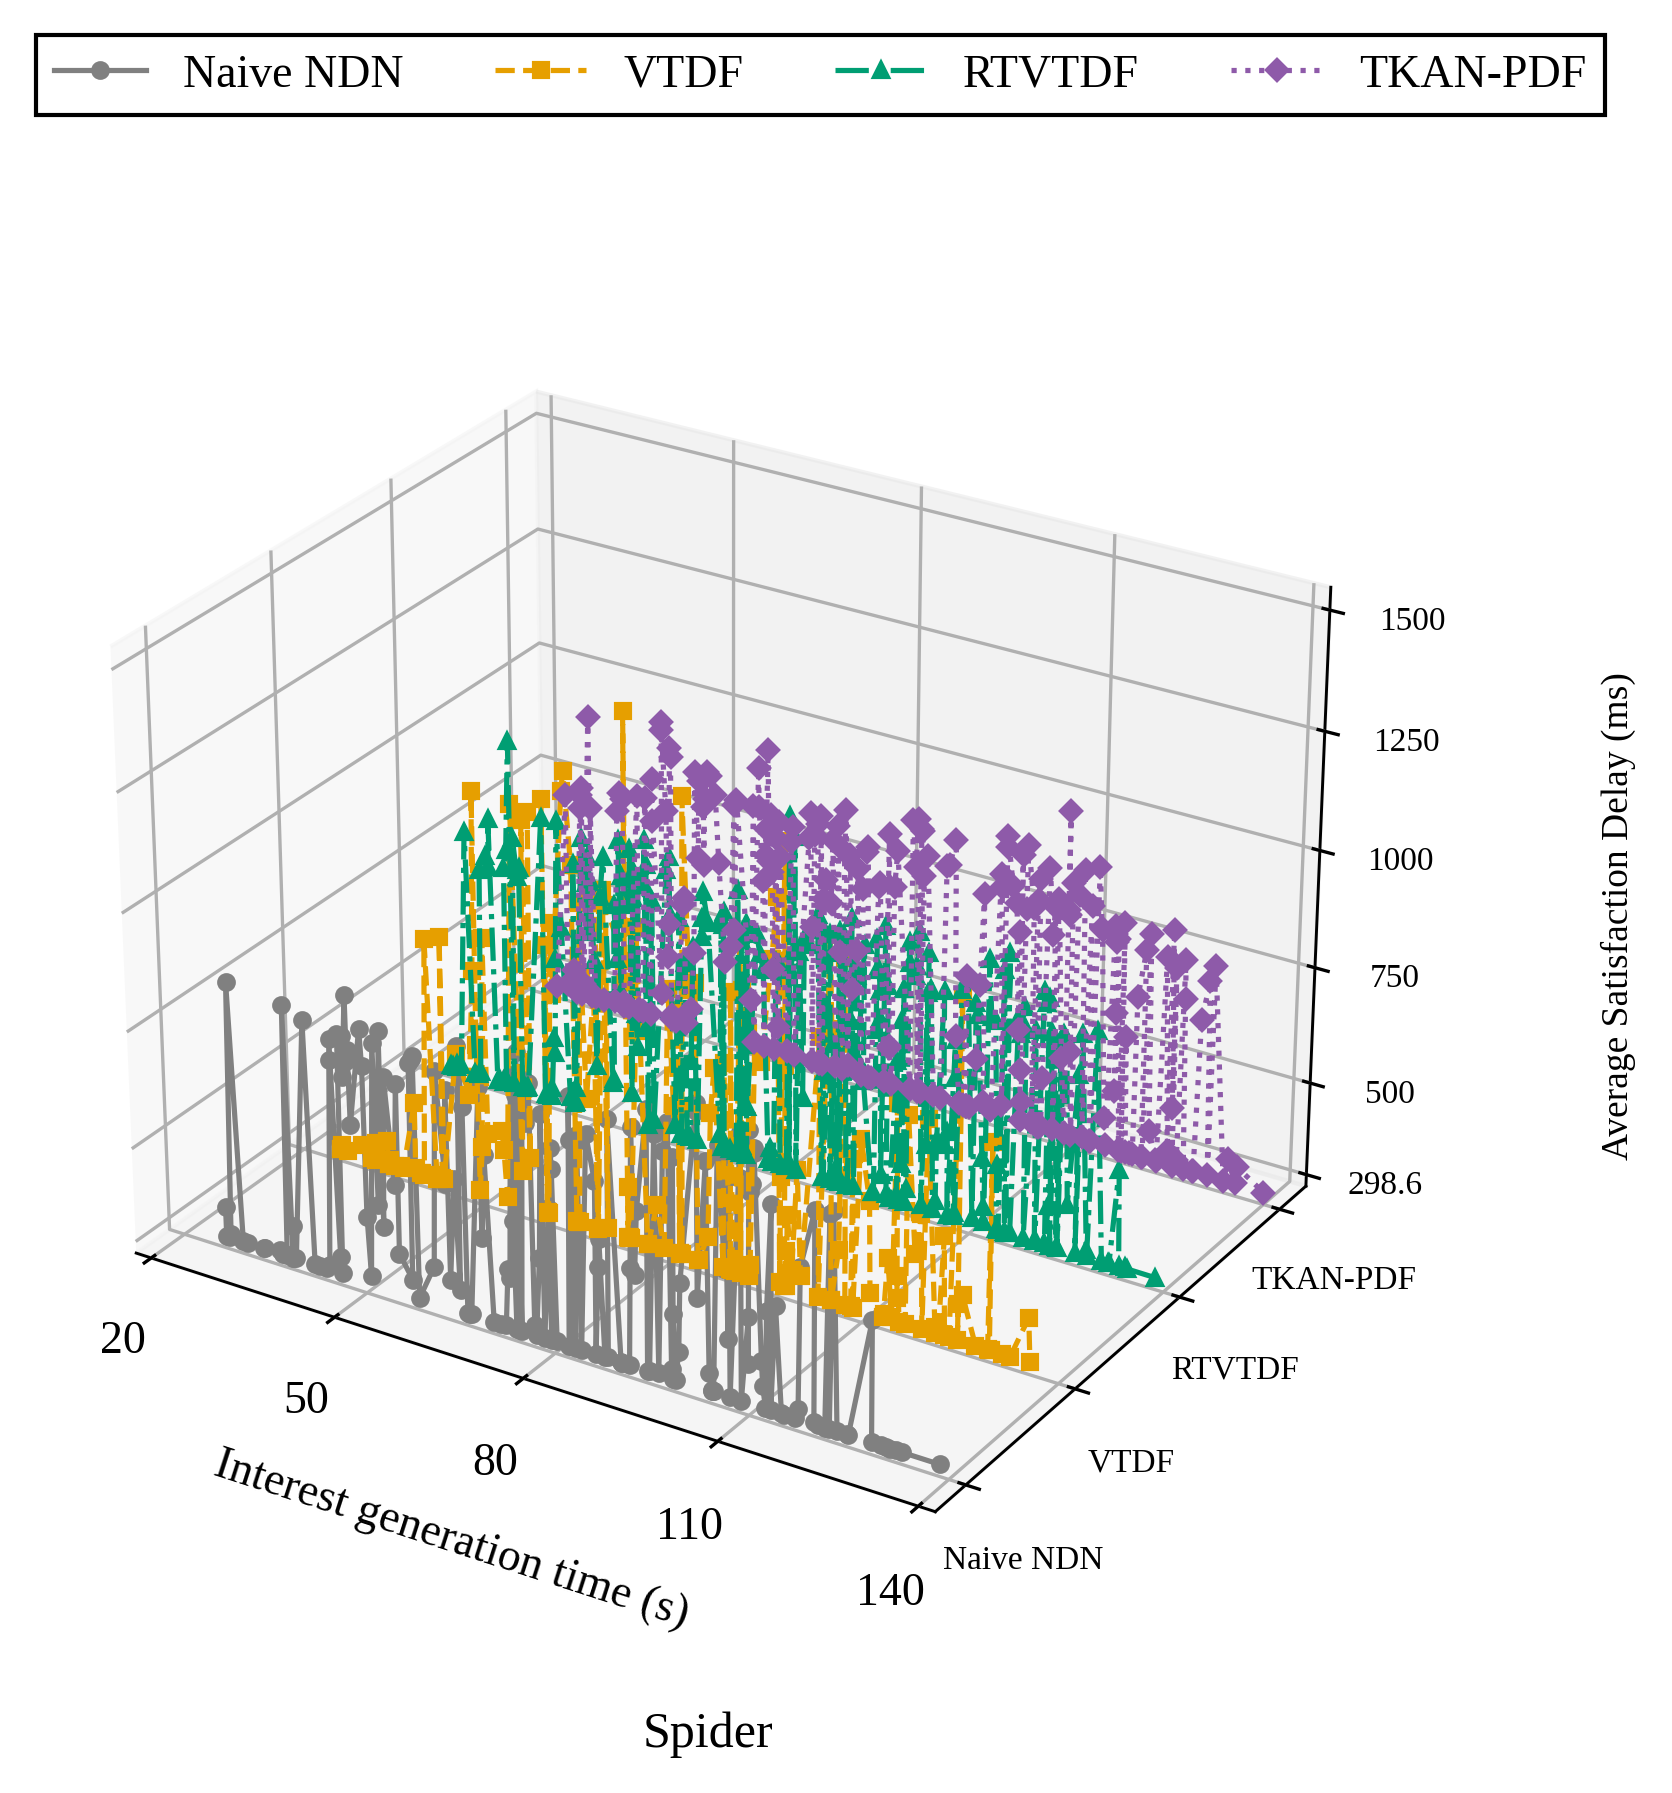

Write the Python code that produced this figure.
#!/usr/bin/env python3
# -*- coding: utf-8 -*-
"""逐请求记录按旧脚本固定条数聚合后的RTT图，沿用当前图集样式。
完整数据内嵌；直接运行，仅导出同名PNG/SVG/PDF，不访问实验记录。
重新从原始记录计算的方法与来源见PROVENANCE和聚合说明文档。
"""
from pathlib import Path
import matplotlib
matplotlib.use('Agg')
import matplotlib.pyplot as plt
from matplotlib.lines import Line2D
from matplotlib.ticker import MaxNLocator, FuncFormatter
import numpy as np

FIGURE_ID = '07_成功RTT_蜘蛛网_旧论文画法'
RTT_LABEL = 'Average Satisfaction Delay (ms)'
SCENE_LABEL = 'Spider'
FIGSIZE = (7.5, 6.2)
DPI = 300
FONT_FAMILY = 'Liberation Serif'
FONT_SIZE = 11
ALGORITHMS = ('Naive NDN', 'VTDF', 'RTVTDF', 'TKAN-PDF')
COLORS = ('#808080', '#E69F00', '#009E73', '#8E5AA9')
LINES = ('-', '--', '-.', ':')
MARKERS = ('o', 's', '^', 'D')
LINE_WIDTH = 1.25
MARKER_SIZE = 3.5
PROVENANCE = {'circle_post_filter': None,
 'counts': [{'excluded_groups': 0, 'plotted_groups': 189, 'selected_requests': 7534, 'strategy': 0},
            {'excluded_groups': 0, 'plotted_groups': 177, 'selected_requests': 7080, 'strategy': 1},
            {'excluded_groups': 0, 'plotted_groups': 255, 'selected_requests': 10173, 'strategy': 2},
            {'excluded_groups': 0, 'plotted_groups': 247, 'selected_requests': 9841, 'strategy': 3}],
 'group_size': 40,
 'measurement_window_s': [20, 140],
 'method': 'consecutive request records: arithmetic mean of send_ns and terminal_ns-send_ns; keep last '
           'partial group',
 'metric': '成功RTT',
 'ordering': 'source seed order, within seed node_id then send_ns; sort averaged groups by send time',
 'scene': 'spidermap',
 'source_metric_definition': 'DATA only',
 'sources': [{'manifest': 'data/experiments/spider-power-20261103/runs/confirmation-p16p5-s93001-a0/attempt-001/20261103T135049.277655Z-695c99a3/manifest.json',
              'manifest_sha256': '807cf9ad75f944562ba6cc863fe0449c8497a463e1037dcc46300feab700faf7',
              'path': 'data/experiments/spider-power-20261103/runs/confirmation-p16p5-s93001-a0/attempt-001/20261103T135049.277655Z-695c99a3/raw/request-events.csv',
              'radio_config': 'data/experiments/spider-power-20261103/runs/confirmation-p16p5-s93001-a0/attempt-001/20261103T135049.277655Z-695c99a3/raw/radio-config.json',
              'radio_sha256': 'fc0d73615515ee04ad905d193095517521295ccba31afac7805bd9dd76f1bf30',
              'scene': 'spidermap',
              'seed': 93001,
              'sha256': '678d591ecb1bc2be357885ced6304746b71ad8a835024fefcca637084aa04607',
              'strategy': 0,
              'wifi_tx_power_dbm': 16.5},
             {'manifest': 'data/experiments/spider-power-20261103/runs/confirmation-p16p5-s93002-a0/attempt-001/20261103T135823.935432Z-639cd0cd/manifest.json',
              'manifest_sha256': '3b2085899844eec602fe1581b7b4bd309d8d9f9c24620d700c3859ea986fa3df',
              'path': 'data/experiments/spider-power-20261103/runs/confirmation-p16p5-s93002-a0/attempt-001/20261103T135823.935432Z-639cd0cd/raw/request-events.csv',
              'radio_config': 'data/experiments/spider-power-20261103/runs/confirmation-p16p5-s93002-a0/attempt-001/20261103T135823.935432Z-639cd0cd/raw/radio-config.json',
              'radio_sha256': 'fc0d73615515ee04ad905d193095517521295ccba31afac7805bd9dd76f1bf30',
              'scene': 'spidermap',
              'seed': 93002,
              'sha256': 'ec7f8071662ddcf8b31d4fcc254a708ebd2a3f978e4380d8245cf88454aeab3b',
              'strategy': 0,
              'wifi_tx_power_dbm': 16.5},
             {'manifest': 'data/experiments/spider-power-20261103/runs/confirmation-p16p5-s93003-a0/attempt-001/20261103T140554.624359Z-6d5267e8/manifest.json',
              'manifest_sha256': '33c97efdc1764cd70db2ab8965d1d9874955aa97408cc7ce0957949bd44c3a3d',
              'path': 'data/experiments/spider-power-20261103/runs/confirmation-p16p5-s93003-a0/attempt-001/20261103T140554.624359Z-6d5267e8/raw/request-events.csv',
              'radio_config': 'data/experiments/spider-power-20261103/runs/confirmation-p16p5-s93003-a0/attempt-001/20261103T140554.624359Z-6d5267e8/raw/radio-config.json',
              'radio_sha256': 'fc0d73615515ee04ad905d193095517521295ccba31afac7805bd9dd76f1bf30',
              'scene': 'spidermap',
              'seed': 93003,
              'sha256': '94d7c392e1670e385d1e9577059c421079481d528cd6ec53dd32c193b2dca279',
              'strategy': 0,
              'wifi_tx_power_dbm': 16.5},
             {'manifest': 'data/experiments/spider-power-20261103/runs/confirmation-p16p5-s93004-a0/attempt-001/20261103T141337.166385Z-6f4ce15f/manifest.json',
              'manifest_sha256': '4a20f7aa877f1d687077141bf511e0a9b84b70ee770b2105b300becf3473998b',
              'path': 'data/experiments/spider-power-20261103/runs/confirmation-p16p5-s93004-a0/attempt-001/20261103T141337.166385Z-6f4ce15f/raw/request-events.csv',
              'radio_config': 'data/experiments/spider-power-20261103/runs/confirmation-p16p5-s93004-a0/attempt-001/20261103T141337.166385Z-6f4ce15f/raw/radio-config.json',
              'radio_sha256': 'fc0d73615515ee04ad905d193095517521295ccba31afac7805bd9dd76f1bf30',
              'scene': 'spidermap',
              'seed': 93004,
              'sha256': '16791d57981660e82f2ec1d9e97112ac4a111299828790608cc0d8d9b289259c',
              'strategy': 0,
              'wifi_tx_power_dbm': 16.5},
             {'manifest': 'data/experiments/spider-power-20261103/runs/confirmation-p16p5-s93005-a0/attempt-001/20261103T142106.425655Z-381cc821/manifest.json',
              'manifest_sha256': '36f9a1fc95592d45493a3c2e0669f85152587dfbdc72fd29e4c40b334bf0d994',
              'path': 'data/experiments/spider-power-20261103/runs/confirmation-p16p5-s93005-a0/attempt-001/20261103T142106.425655Z-381cc821/raw/request-events.csv',
              'radio_config': 'data/experiments/spider-power-20261103/runs/confirmation-p16p5-s93005-a0/attempt-001/20261103T142106.425655Z-381cc821/raw/radio-config.json',
              'radio_sha256': 'fc0d73615515ee04ad905d193095517521295ccba31afac7805bd9dd76f1bf30',
              'scene': 'spidermap',
              'seed': 93005,
              'sha256': '6a13efa00626aefcbe0ec3260001ad1a17859551651062fc89016e45b6e76bd1',
              'strategy': 0,
              'wifi_tx_power_dbm': 16.5},
             {'manifest': 'data/experiments/spider-power-20261103/runs/confirmation-p16p5-s93001-a1/attempt-001/20261103T135237.619037Z-35901703/manifest.json',
              'manifest_sha256': '678ed0a3f399a622b53a40a5273bd49628cd422389ab318742e6d303b73c2f8f',
              'path': 'data/experiments/spider-power-20261103/runs/confirmation-p16p5-s93001-a1/attempt-001/20261103T135237.619037Z-35901703/raw/request-events.csv',
              'radio_config': 'data/experiments/spider-power-20261103/runs/confirmation-p16p5-s93001-a1/attempt-001/20261103T135237.619037Z-35901703/raw/radio-config.json',
              'radio_sha256': 'fc0d73615515ee04ad905d193095517521295ccba31afac7805bd9dd76f1bf30',
              'scene': 'spidermap',
              'seed': 93001,
              'sha256': '6c938dcc0585499a68082260570a001f2afacb8388beed20c856767f8540f0fa',
              'strategy': 1,
              'wifi_tx_power_dbm': 16.5},
             {'manifest': 'data/experiments/spider-power-20261103/runs/confirmation-p16p5-s93002-a1/attempt-001/20261103T140010.547409Z-361091c6/manifest.json',
              'manifest_sha256': '829af86016930c7d512c9b1b8149b8975644048b735df5d916e7e37ebf42f15f',
              'path': 'data/experiments/spider-power-20261103/runs/confirmation-p16p5-s93002-a1/attempt-001/20261103T140010.547409Z-361091c6/raw/request-events.csv',
              'radio_config': 'data/experiments/spider-power-20261103/runs/confirmation-p16p5-s93002-a1/attempt-001/20261103T140010.547409Z-361091c6/raw/radio-config.json',
              'radio_sha256': 'fc0d73615515ee04ad905d193095517521295ccba31afac7805bd9dd76f1bf30',
              'scene': 'spidermap',
              'seed': 93002,
              'sha256': 'e5dacf24b397e3329e2649fa175a57385954b02828dc200f0b273c0569ce7eb8',
              'strategy': 1,
              'wifi_tx_power_dbm': 16.5},
             {'manifest': 'data/experiments/spider-power-20261103/runs/confirmation-p16p5-s93003-a1/attempt-001/20261103T140744.806826Z-648e0704/manifest.json',
              'manifest_sha256': '9784843269afc51a0946578d5343fae0d5baa0d6bcab4cc6b89796b35c47ad64',
              'path': 'data/experiments/spider-power-20261103/runs/confirmation-p16p5-s93003-a1/attempt-001/20261103T140744.806826Z-648e0704/raw/request-events.csv',
              'radio_config': 'data/experiments/spider-power-20261103/runs/confirmation-p16p5-s93003-a1/attempt-001/20261103T140744.806826Z-648e0704/raw/radio-config.json',
              'radio_sha256': 'fc0d73615515ee04ad905d193095517521295ccba31afac7805bd9dd76f1bf30',
              'scene': 'spidermap',
              'seed': 93003,
              'sha256': 'caea53d2310c9a895e56166a5bfdb6fe9adef966b72874c8bbd9ec490e957453',
              'strategy': 1,
              'wifi_tx_power_dbm': 16.5},
             {'manifest': 'data/experiments/spider-power-20261103/runs/confirmation-p16p5-s93004-a1/attempt-001/20261103T141525.543803Z-3408f4a1/manifest.json',
              'manifest_sha256': '2149b6e47e6734427026a0367e1e78f31d27b0adbe6a64fd282ecd79786f1110',
              'path': 'data/experiments/spider-power-20261103/runs/confirmation-p16p5-s93004-a1/attempt-001/20261103T141525.543803Z-3408f4a1/raw/request-events.csv',
              'radio_config': 'data/experiments/spider-power-20261103/runs/confirmation-p16p5-s93004-a1/attempt-001/20261103T141525.543803Z-3408f4a1/raw/radio-config.json',
              'radio_sha256': 'fc0d73615515ee04ad905d193095517521295ccba31afac7805bd9dd76f1bf30',
              'scene': 'spidermap',
              'seed': 93004,
              'sha256': '54721c571ce8c063a0e7ce7c9212867df0b419bda3f85856e1fdf1e735c42ab5',
              'strategy': 1,
              'wifi_tx_power_dbm': 16.5},
             {'manifest': 'data/experiments/spider-power-20261103/runs/confirmation-p16p5-s93005-a1/attempt-001/20261103T142252.149466Z-e47059f0/manifest.json',
              'manifest_sha256': '63b4f2e57b667295f2ec1e0ff1760fea523da5de268a34afb2ff57776cf1d7dd',
              'path': 'data/experiments/spider-power-20261103/runs/confirmation-p16p5-s93005-a1/attempt-001/20261103T142252.149466Z-e47059f0/raw/request-events.csv',
              'radio_config': 'data/experiments/spider-power-20261103/runs/confirmation-p16p5-s93005-a1/attempt-001/20261103T142252.149466Z-e47059f0/raw/radio-config.json',
              'radio_sha256': 'fc0d73615515ee04ad905d193095517521295ccba31afac7805bd9dd76f1bf30',
              'scene': 'spidermap',
              'seed': 93005,
              'sha256': 'd9e03514610e431662fff1755cc93bc1ccdd51522642beaafe4af3698156994e',
              'strategy': 1,
              'wifi_tx_power_dbm': 16.5},
             {'manifest': 'data/experiments/spider-power-20261103/runs/confirmation-p16p5-s93001-a2/attempt-001/20261103T135428.901464Z-669dcf43/manifest.json',
              'manifest_sha256': '7387cb664263ab49278cbf2ca30faa62f5b1877ceea52ad46de893f8f3ece3e1',
              'path': 'data/experiments/spider-power-20261103/runs/confirmation-p16p5-s93001-a2/attempt-001/20261103T135428.901464Z-669dcf43/raw/request-events.csv',
              'radio_config': 'data/experiments/spider-power-20261103/runs/confirmation-p16p5-s93001-a2/attempt-001/20261103T135428.901464Z-669dcf43/raw/radio-config.json',
              'radio_sha256': 'fc0d73615515ee04ad905d193095517521295ccba31afac7805bd9dd76f1bf30',
              'scene': 'spidermap',
              'seed': 93001,
              'sha256': '508917151c8e766e620add00a3d5acb0b0380e46712a52b7b0ddf5db9cb72d9b',
              'strategy': 2,
              'wifi_tx_power_dbm': 16.5},
             {'manifest': 'data/experiments/spider-power-20261103/runs/confirmation-p16p5-s93002-a2/attempt-001/20261103T140201.088014Z-b1bb8216/manifest.json',
              'manifest_sha256': 'abbc5990d3edb22f53797d96c57e71c915a17f6a6634711c9676f47d89dc60e3',
              'path': 'data/experiments/spider-power-20261103/runs/confirmation-p16p5-s93002-a2/attempt-001/20261103T140201.088014Z-b1bb8216/raw/request-events.csv',
              'radio_config': 'data/experiments/spider-power-20261103/runs/confirmation-p16p5-s93002-a2/attempt-001/20261103T140201.088014Z-b1bb8216/raw/radio-config.json',
              'radio_sha256': 'fc0d73615515ee04ad905d193095517521295ccba31afac7805bd9dd76f1bf30',
              'scene': 'spidermap',
              'seed': 93002,
              'sha256': '1be1df2a87fc7e18666c22d8d9d3795edb4c40134b66ab0a493a25ecb1894b8e',
              'strategy': 2,
              'wifi_tx_power_dbm': 16.5},
             {'manifest': 'data/experiments/spider-power-20261103/runs/confirmation-p16p5-s93003-a2/attempt-001/20261103T140940.390510Z-f39bc9ca/manifest.json',
              'manifest_sha256': 'f4744db9355ab89b5b599a4c33b0c281c763c1c89901f5d78f345837a48bd359',
              'path': 'data/experiments/spider-power-20261103/runs/confirmation-p16p5-s93003-a2/attempt-001/20261103T140940.390510Z-f39bc9ca/raw/request-events.csv',
              'radio_config': 'data/experiments/spider-power-20261103/runs/confirmation-p16p5-s93003-a2/attempt-001/20261103T140940.390510Z-f39bc9ca/raw/radio-config.json',
              'radio_sha256': 'fc0d73615515ee04ad905d193095517521295ccba31afac7805bd9dd76f1bf30',
              'scene': 'spidermap',
              'seed': 93003,
              'sha256': '0b784fcff56ff765b3b9eb5884d45e54e82265e0a83cbdfe5995223ee1da4e32',
              'strategy': 2,
              'wifi_tx_power_dbm': 16.5},
             {'manifest': 'data/experiments/spider-power-20261103/runs/confirmation-p16p5-s93004-a2/attempt-001/20261103T141714.234207Z-d5d6a360/manifest.json',
              'manifest_sha256': '7045fe3be046ba604382ad8877aa129444bc44dbfc4ac7937877aae765890381',
              'path': 'data/experiments/spider-power-20261103/runs/confirmation-p16p5-s93004-a2/attempt-001/20261103T141714.234207Z-d5d6a360/raw/request-events.csv',
              'radio_config': 'data/experiments/spider-power-20261103/runs/confirmation-p16p5-s93004-a2/attempt-001/20261103T141714.234207Z-d5d6a360/raw/radio-config.json',
              'radio_sha256': 'fc0d73615515ee04ad905d193095517521295ccba31afac7805bd9dd76f1bf30',
              'scene': 'spidermap',
              'seed': 93004,
              'sha256': 'd09968e25c180de3d1846c78f53b6efc03b617b59a9d22bc7a246e6cb05b6a44',
              'strategy': 2,
              'wifi_tx_power_dbm': 16.5},
             {'manifest': 'data/experiments/spider-power-20261103/runs/confirmation-p16p5-s93005-a2/attempt-001/20261103T142442.962745Z-e6518b1c/manifest.json',
              'manifest_sha256': '0656d4bca3bae1597011c99f90a4faf07e720e1954d460635365252dc21c9a89',
              'path': 'data/experiments/spider-power-20261103/runs/confirmation-p16p5-s93005-a2/attempt-001/20261103T142442.962745Z-e6518b1c/raw/request-events.csv',
              'radio_config': 'data/experiments/spider-power-20261103/runs/confirmation-p16p5-s93005-a2/attempt-001/20261103T142442.962745Z-e6518b1c/raw/radio-config.json',
              'radio_sha256': 'fc0d73615515ee04ad905d193095517521295ccba31afac7805bd9dd76f1bf30',
              'scene': 'spidermap',
              'seed': 93005,
              'sha256': '1edf5436f9236aad5cd54e4ca2804744ab3b864d0617d91519519f19b51a6a58',
              'strategy': 2,
              'wifi_tx_power_dbm': 16.5},
             {'manifest': 'data/experiments/spider-power-20261103/runs/confirmation-p16p5-s93001-a3/attempt-001/20261103T135617.403692Z-3530d401/manifest.json',
              'manifest_sha256': '710f2896b2cf89c33a43fd9229689caae4901ff093beb94ed84539c20dabd776',
              'path': 'data/experiments/spider-power-20261103/runs/confirmation-p16p5-s93001-a3/attempt-001/20261103T135617.403692Z-3530d401/raw/request-events.csv',
              'radio_config': 'data/experiments/spider-power-20261103/runs/confirmation-p16p5-s93001-a3/attempt-001/20261103T135617.403692Z-3530d401/raw/radio-config.json',
              'radio_sha256': 'fc0d73615515ee04ad905d193095517521295ccba31afac7805bd9dd76f1bf30',
              'scene': 'spidermap',
              'seed': 93001,
              'sha256': '37def454d89c91198f417b881feb8191aeec44361c98b6d529859dea64cbf44c',
              'strategy': 3,
              'wifi_tx_power_dbm': 16.5},
             {'manifest': 'data/experiments/spider-power-20261103/runs/confirmation-p16p5-s93002-a3/attempt-001/20261103T140348.997236Z-aad99f1f/manifest.json',
              'manifest_sha256': '708b825858ca79397eaeae1697b92a7b1a43eef607fd972340f2fcb9a3cede06',
              'path': 'data/experiments/spider-power-20261103/runs/confirmation-p16p5-s93002-a3/attempt-001/20261103T140348.997236Z-aad99f1f/raw/request-events.csv',
              'radio_config': 'data/experiments/spider-power-20261103/runs/confirmation-p16p5-s93002-a3/attempt-001/20261103T140348.997236Z-aad99f1f/raw/radio-config.json',
              'radio_sha256': 'fc0d73615515ee04ad905d193095517521295ccba31afac7805bd9dd76f1bf30',
              'scene': 'spidermap',
              'seed': 93002,
              'sha256': '2906ad4f2218ee689f4a0e23fa4440e09f7723c768624375ff2d65b366779bb7',
              'strategy': 3,
              'wifi_tx_power_dbm': 16.5},
             {'manifest': 'data/experiments/spider-power-20261103/runs/confirmation-p16p5-s93003-a3/attempt-001/20261103T141128.716240Z-9ad56cb3/manifest.json',
              'manifest_sha256': '1e44b374014b65099dbb14c202fb84cb1af1bc20a42ecc55d4b4867bb9c6db68',
              'path': 'data/experiments/spider-power-20261103/runs/confirmation-p16p5-s93003-a3/attempt-001/20261103T141128.716240Z-9ad56cb3/raw/request-events.csv',
              'radio_config': 'data/experiments/spider-power-20261103/runs/confirmation-p16p5-s93003-a3/attempt-001/20261103T141128.716240Z-9ad56cb3/raw/radio-config.json',
              'radio_sha256': 'fc0d73615515ee04ad905d193095517521295ccba31afac7805bd9dd76f1bf30',
              'scene': 'spidermap',
              'seed': 93003,
              'sha256': 'dd06c8ef92221f6339f4abd2a7818b716b615cc4615eef5c776839ed9a1e9472',
              'strategy': 3,
              'wifi_tx_power_dbm': 16.5},
             {'manifest': 'data/experiments/spider-power-20261103/runs/confirmation-p16p5-s93004-a3/attempt-001/20261103T141902.924879Z-95f86ebb/manifest.json',
              'manifest_sha256': '501f168501afafeeb6bc7de5359ad1545e4a09c81f6632dd75751da71be5833f',
              'path': 'data/experiments/spider-power-20261103/runs/confirmation-p16p5-s93004-a3/attempt-001/20261103T141902.924879Z-95f86ebb/raw/request-events.csv',
              'radio_config': 'data/experiments/spider-power-20261103/runs/confirmation-p16p5-s93004-a3/attempt-001/20261103T141902.924879Z-95f86ebb/raw/radio-config.json',
              'radio_sha256': 'fc0d73615515ee04ad905d193095517521295ccba31afac7805bd9dd76f1bf30',
              'scene': 'spidermap',
              'seed': 93004,
              'sha256': 'c1b1cf355c57e25bab484390ea7f72206a251570399b7f184a83d831a352b3a8',
              'strategy': 3,
              'wifi_tx_power_dbm': 16.5},
             {'manifest': 'data/experiments/spider-power-20261103/runs/confirmation-p16p5-s93005-a3/attempt-001/20261103T142628.855189Z-07f9eb6c/manifest.json',
              'manifest_sha256': 'ca906789abe4b3627c9ca060845406eceff56a3d6167d7af6354210bf6367808',
              'path': 'data/experiments/spider-power-20261103/runs/confirmation-p16p5-s93005-a3/attempt-001/20261103T142628.855189Z-07f9eb6c/raw/request-events.csv',
              'radio_config': 'data/experiments/spider-power-20261103/runs/confirmation-p16p5-s93005-a3/attempt-001/20261103T142628.855189Z-07f9eb6c/raw/radio-config.json',
              'radio_sha256': 'fc0d73615515ee04ad905d193095517521295ccba31afac7805bd9dd76f1bf30',
              'scene': 'spidermap',
              'seed': 93005,
              'sha256': '6b2f7437ff5ca4c5e34b0e95cd6a77feab88ee52f2d45bf2810d11b59e528d7c',
              'strategy': 3,
              'wifi_tx_power_dbm': 16.5}],
 'style_source': '01_成功RTT_三维.py / 03_平均RTT_三维.py'}
DATA = [{'group_counts': [40,
                   40,
                   40,
                   40,
                   40,
                   40,
                   40,
                   40,
                   40,
                   40,
                   40,
                   40,
                   40,
                   40,
                   40,
                   40,
                   40,
                   40,
                   40,
                   40,
                   40,
                   40,
                   40,
                   40,
                   40,
                   40,
                   40,
                   40,
                   40,
                   40,
                   40,
                   40,
                   40,
                   40,
                   40,
                   40,
                   40,
                   40,
                   40,
                   40,
                   40,
                   40,
                   40,
                   40,
                   40,
                   40,
                   40,
                   40,
                   40,
                   40,
                   40,
                   40,
                   40,
                   40,
                   40,
                   40,
                   40,
                   40,
                   40,
                   40,
                   40,
                   40,
                   40,
                   40,
                   40,
                   40,
                   40,
                   40,
                   40,
                   40,
                   40,
                   40,
                   40,
                   40,
                   40,
                   40,
                   40,
                   40,
                   40,
                   40,
                   40,
                   40,
                   40,
                   40,
                   40,
                   40,
                   40,
                   40,
                   40,
                   40,
                   40,
                   40,
                   40,
                   40,
                   40,
                   40,
                   40,
                   40,
                   40,
                   40,
                   40,
                   40,
                   40,
                   40,
                   40,
                   40,
                   40,
                   40,
                   40,
                   40,
                   40,
                   40,
                   40,
                   40,
                   40,
                   40,
                   40,
                   40,
                   40,
                   40,
                   40,
                   40,
                   40,
                   40,
                   40,
                   40,
                   40,
                   40,
                   40,
                   40,
                   40,
                   40,
                   40,
                   40,
                   40,
                   40,
                   40,
                   40,
                   40,
                   40,
                   40,
                   40,
                   40,
                   40,
                   40,
                   40,
                   40,
                   40,
                   40,
                   40,
                   40,
                   40,
                   40,
                   40,
                   40,
                   40,
                   40,
                   40,
                   40,
                   40,
                   40,
                   40,
                   40,
                   40,
                   40,
                   40,
                   40,
                   40,
                   40,
                   40,
                   40,
                   40,
                   40,
                   40,
                   40,
                   40,
                   40,
                   40,
                   40,
                   40,
                   40,
                   40,
                   40,
                   40,
                   40,
                   40,
                   40,
                   40,
                   14],
  'rtt_ms': [361.49821505,
             300.076220075,
             298.91399615,
             307.18430995,
             851.40525965,
             298.986171275,
             298.599135,
             298.679177175,
             298.62157,
             307.042145925,
             300.73566282499996,
             298.76143464999996,
             299.3101103,
             836.4775529,
             298.7293482,
             368.02287160000003,
             298.91228775,
             299.688709925,
             817.4673686,
             299.768227975,
             298.58420102499997,
             298.64576989999995,
             307.29816872500004,
             751.252079825,
             795.480952975,
             333.44244580000003,
             298.75438694999997,
             811.46705115,
             809.5627025,
             722.46879985,
             897.87351985,
             760.7745036499999,
             784.05742225,
             625.2400596,
             836.16356135,
             758.23968045,
             439.52180245,
             313.404114625,
             814.176677675,
             472.13164752499995,
             844.31175425,
             428.37888395,
             748.96966365,
             526.112135675,
             742.2906424500001,
             381.158641125,
             333.73051805,
             794.1585943250001,
             805.8504925499999,
             811.9010003,
             298.97110855,
             376.61064685,
             795.07409435,
             563.1678828500001,
             760.440205725,
             359.4288648,
             579.38011805,
             343.7301958,
             861.902579875,
             735.680876375,
             299.787925425,
             298.616996075,
             300.70284255,
             789.227470325,
             470.96657735,
             648.595964875,
             298.6875016,
             299.09476114999995,
             300.7297143,
             422.7221847,
             404.631618275,
             834.298933225,
             528.80112515,
             298.62830675,
             796.449898575,
             884.693227125,
             298.59330285000004,
             763.4401757999999,
             298.881809625,
             807.7685918,
             832.558570475,
             744.2977333250001,
             827.83747225,
             320.361551825,
             298.999116775,
             467.546309325,
             772.37494285,
             298.82377855,
             579.0874949500001,
             298.844650875,
             707.171828525,
             663.092866775,
             300.790157025,
             298.6257797,
             825.971060675,
             298.616519025,
             736.9240036,
             298.95780160000004,
             747.406876375,
             736.683432525,
             299.133704475,
             758.84318585,
             665.45703845,
             298.668227225,
             487.736386075,
             546.77353505,
             299.3377152,
             300.712956625,
             802.6581586,
             299.4193825,
             298.583874575,
             298.60510835,
             298.995317425,
             506.6412117,
             801.9175778,
             494.32994805,
             629.5388619,
             848.526788925,
             298.67905752499996,
             298.855394875,
             800.537552425,
             302.588705625,
             771.664358875,
             829.16927865,
             834.807443325,
             319.8605654,
             765.165149675,
             298.77690425,
             437.804980375,
             298.99164077499995,
             360.459169675,
             507.201220575,
             890.376116725,
             875.6380240750001,
             486.862321275,
             778.014793475,
             335.304674625,
             301.845065525,
             298.838058225,
             300.126604675,
             300.44398575,
             799.932059875,
             819.11827325,
             566.170913725,
             804.866693875,
             421.6767407,
             760.064747525,
             298.708631025,
             858.23773705,
             763.8396762000001,
             299.04345325,
             480.82775675,
             382.112259575,
             867.9520994750001,
             749.646250625,
             741.155620225,
             760.022266325,
             823.5314053,
             835.4213763500001,
             396.849516775,
             344.21010364999995,
             299.637442975,
             506.2512055,
             730.5266483500001,
             298.9151199,
             521.095690675,
             300.3347026,
             298.64967805000003,
             298.72462225,
             320.05522060000004,
             618.021988325,
             744.834455025,
             303.5166422,
             299.58968139999996,
             298.58975,
             747.570740525,
             298.847024875,
             755.1327342999999,
             298.7186332,
             300.17332975,
             298.62521169999997,
             554.818429725,
             299.59163789999997,
             298.639117775,
             298.980258225,
             298.72316915,
             299.762606,
             298.6206166,
             298.6347215714286],
  'strategy': 0,
  'x': [27.056014,
        27.0693122,
        27.5870574,
        27.8105458,
        28.3742056,
        29.8248282,
        30.528646,
        33.2586796,
        33.3246,
        35.8905458,
        36.2609478,
        36.2770574,
        37.03641553,
        37.355111345,
        38.0148282,
        38.0615648,
        38.1343122,
        38.528646,
        40.6096386,
        41.5986796,
        42.4296,
        43.491098825,
        44.0105458,
        44.7948554,
        44.863275,
        45.8170574,
        46.1098282,
        46.1292136,
        46.8183446,
        46.87195035,
        47.517173,
        47.606553265,
        47.7587124,
        47.9709478,
        49.7124362,
        50.0247458,
        50.287950645,
        50.7778526,
        51.75461402,
        52.17024772,
        52.7953943,
        52.96384802,
        53.447713,
        54.8793122,
        55.36487616,
        55.3936796,
        57.4478316,
        57.481698,
        57.9191902,
        58.12831772,
        58.4991956,
        60.956014,
        61.6204398,
        63.023646,
        63.1792056,
        63.5472228,
        64.40376086,
        65.0870574,
        65.158395,
        65.8655458,
        66.2078316,
        66.4991956,
        66.82470639,
        68.4263092,
        68.668901155,
        69.1796,
        70.3836796,
        71.466014,
        72.3122228,
        72.70427709,
        73.0009478,
        73.5372806,
        73.6315648,
        73.9870574,
        74.273131,
        74.42458268,
        74.4991956,
        74.5390825,
        74.7728316,
        75.29669299,
        75.673275,
        75.7396386,
        76.27947144,
        76.81103989,
        77.09124476,
        77.692481825,
        78.06676772,
        78.4036796,
        79.1659184,
        79.466014,
        79.5507096,
        79.71093017,
        80.3122228,
        82.1920574,
        82.4481118,
        82.4991956,
        82.607048575,
        83.2478316,
        83.3093122,
        83.6848282,
        84.1528526,
        85.1063092,
        86.3974362,
        86.4036796,
        86.853925775,
        86.985657915,
        87.791014,
        88.3122228,
        88.3802532,
        90.3009478,
        90.3870574,
        90.4991956,
        91.6178316,
        91.79271389,
        92.0114976,
        92.48843776,
        92.8141902,
        94.3943842,
        94.4036796,
        94.7128526,
        95.527173,
        96.146014,
        96.8597458,
        97.584432625,
        97.5994813,
        98.11725965,
        98.3589532,
        98.3870574,
        98.3872228,
        98.7391956,
        99.2359478,
        99.42876208,
        101.9392056,
        101.963395,
        102.0839854,
        103.362381085,
        103.890135645,
        104.2915648,
        104.3196028,
        104.4807096,
        104.5815142,
        105.1283446,
        105.3246386,
        106.1863092,
        106.2855458,
        106.75938165,
        106.871698,
        107.0991956,
        108.598275,
        108.6243122,
        108.809805,
        109.85291157,
        109.8678526,
        109.877853925,
        109.9296,
        110.00579117,
        110.362713,
        110.6192136,
        110.6404398,
        111.8537124,
        112.05477207,
        112.4807096,
        112.6036378,
        113.25229204,
        113.2796028,
        113.95817218,
        114.9065142,
        115.2841956,
        116.999805,
        117.4209478,
        117.6438188,
        119.7622228,
        119.8163092,
        120.4807096,
        121.4546028,
        122.00001382,
        122.1337124,
        122.5698282,
        123.2991956,
        124.7515142,
        124.999805,
        128.4072806,
        128.4807096,
        129.8296028,
        130.5687124,
        131.2991956,
        132.118581235,
        133.034805,
        138.59942345714285]},
 {'group_counts': [40,
                   40,
                   40,
                   40,
                   40,
                   40,
                   40,
                   40,
                   40,
                   40,
                   40,
                   40,
                   40,
                   40,
                   40,
                   40,
                   40,
                   40,
                   40,
                   40,
                   40,
                   40,
                   40,
                   40,
                   40,
                   40,
                   40,
                   40,
                   40,
                   40,
                   40,
                   40,
                   40,
                   40,
                   40,
                   40,
                   40,
                   40,
                   40,
                   40,
                   40,
                   40,
                   40,
                   40,
                   40,
                   40,
                   40,
                   40,
                   40,
                   40,
                   40,
                   40,
                   40,
                   40,
                   40,
                   40,
                   40,
                   40,
                   40,
                   40,
                   40,
                   40,
                   40,
                   40,
                   40,
                   40,
                   40,
                   40,
                   40,
                   40,
                   40,
                   40,
                   40,
                   40,
                   40,
                   40,
                   40,
                   40,
                   40,
                   40,
                   40,
                   40,
                   40,
                   40,
                   40,
                   40,
                   40,
                   40,
                   40,
                   40,
                   40,
                   40,
                   40,
                   40,
                   40,
                   40,
                   40,
                   40,
                   40,
                   40,
                   40,
                   40,
                   40,
                   40,
                   40,
                   40,
                   40,
                   40,
                   40,
                   40,
                   40,
                   40,
                   40,
                   40,
                   40,
                   40,
                   40,
                   40,
                   40,
                   40,
                   40,
                   40,
                   40,
                   40,
                   40,
                   40,
                   40,
                   40,
                   40,
                   40,
                   40,
                   40,
                   40,
                   40,
                   40,
                   40,
                   40,
                   40,
                   40,
                   40,
                   40,
                   40,
                   40,
                   40,
                   40,
                   40,
                   40,
                   40,
                   40,
                   40,
                   40,
                   40,
                   40,
                   40,
                   40,
                   40,
                   40,
                   40,
                   40,
                   40,
                   40,
                   40,
                   40,
                   40,
                   40,
                   40,
                   40,
                   40,
                   40,
                   40,
                   40,
                   40,
                   40,
                   40,
                   40,
                   40,
                   40],
  'rtt_ms': [299.78548945,
             299.606836775,
             308.77221360000004,
             299.058695775,
             323.445973475,
             301.05552869999997,
             299.91569265,
             299.56174772500003,
             336.081186575,
             347.826588,
             299.34359652499995,
             299.35325205000004,
             308.5217091,
             299.146532575,
             302.961583425,
             300.615631075,
             451.16199632499996,
             308.91316515,
             300.01283702499995,
             300.287114925,
             299.31073327499996,
             815.0582867999999,
             299.075290175,
             300.652685825,
             309.583100375,
             303.67946117500003,
             829.096564475,
             302.9545037,
             586.8001079249999,
             506.776854025,
             775.827547,
             1158.2779884749998,
             618.91637315,
             304.20357364999995,
             401.29219465,
             854.4994501,
             433.0673237,
             449.3072983,
             408.818171625,
             307.45900819999997,
             1153.40627125,
             375.35248255,
             1125.973454175,
             408.174858975,
             1147.9029601500001,
             1182.935127425,
             300.785587025,
             877.416686075,
             299.507626625,
             928.21916805,
             778.107201125,
             1210.09090255,
             1253.170379925,
             1061.91436435,
             300.856747125,
             300.72591155000003,
             302.10722825,
             987.6048592000001,
             838.71046555,
             574.273528475,
             814.71870185,
             299.41878810000003,
             1001.569640975,
             299.00127935,
             1028.7013438,
             308.552182025,
             998.15960365,
             893.33274805,
             1409.9418324,
             848.693834025,
             301.64348485000005,
             411.79061367500003,
             300.04354185,
             301.68117647500003,
             300.261257825,
             752.200217725,
             970.7094561499999,
             299.146426925,
             299.06442175,
             389.570114725,
             302.54429319999997,
             860.0389901,
             614.3123446000001,
             616.412373875,
             820.917096075,
             300.70316185,
             301.745629875,
             613.1650770499999,
             300.52377144999997,
             299.836468175,
             1268.62037605,
             871.5482401749999,
             888.5105705,
             299.11637177499995,
             299.048277875,
             356.186807225,
             622.8448804249999,
             720.7609194500001,
             300.217045375,
             739.575961525,
             301.69262155,
             892.52512785,
             299.641038125,
             299.94848505,
             299.89045964999997,
             1011.0766666000001,
             299.12693047500005,
             902.038016775,
             817.104179725,
             299.07311392500003,
             299.03414135,
             322.6003551,
             795.856465325,
             762.357737525,
             984.912163125,
             1115.38367935,
             306.0459971,
             531.55171225,
             1234.10777465,
             769.140745025,
             299.03630622500003,
             306.16801960000004,
             376.36290177499995,
             301.236483675,
             454.45335452499995,
             339.200909025,
             557.695775775,
             332.18545232499997,
             851.305335925,
             299.4342959,
             1068.2670092,
             876.2300243,
             301.54676565,
             300.1406045,
             413.494961425,
             1030.7285765,
             572.0093515249999,
             299.057337925,
             300.832453075,
             616.025113325,
             299.27701367500003,
             663.303613425,
             537.20774585,
             343.13486202499996,
             299.98849064999996,
             305.975646875,
             428.6093053,
             304.848874525,
             762.10004665,
             348.55120275,
             397.54165632499996,
             300.13317205,
             299.37814655,
             743.6408617999999,
             454.67652227499997,
             542.6896262,
             299.08111130000003,
             746.92748475,
             311.294464925,
             300.00273935,
             300.8823315,
             511.54612914999996,
             302.169929525,
             299.210576,
             1022.73684445,
             299.174141725,
             376.19226510000004,
             397.65617230000004,
             299.4273579,
             300.03873145,
             738.9709690750001,
             300.07845814999996,
             300.98366385,
             299.02219447500005,
             299.08321105,
             393.30455625,
             300.4428789],
  'strategy': 1,
  'x': [26.2036796,
        26.2248282,
        26.4105458,
        27.328646,
        29.84726158,
        31.3693122,
        31.3870574,
        32.1196,
        32.21649204,
        33.98247576,
        34.2248282,
        34.2586796,
        34.4105458,
        35.328646,
        36.2415648,
        36.7009478,
        38.681014,
        38.6978526,
        39.5070574,
        39.6793122,
        40.1196,
        40.8674362,
        42.2248282,
        42.4686796,
        42.4755458,
        43.07044753,
        43.353395,
        43.378646,
        45.72492731,
        47.8009478,
        48.5992056,
        48.95536816,
        49.0515648,
        49.3370574,
        49.7843122,
        50.282075515,
        50.7396,
        53.0398282,
        53.3163955,
        53.7886796,
        55.0593842,
        56.336281195,
        56.82891204,
        57.596031065,
        57.86406095,
        60.057713,
        60.2978316,
        60.3255458,
        60.4991956,
        61.235754145,
        61.36976116,
        63.241698,
        63.5397458,
        64.6442136,
        65.0370574,
        65.266014,
        65.5122228,
        65.88200524,
        66.05136199,
        66.78984345,
        68.081039975,
        68.4036796,
        68.45649529,
        68.4991956,
        69.594253885,
        70.0778316,
        70.078646,
        72.9722806,
        72.982173,
        73.111482085,
        73.2628526,
        73.3559478,
        73.4320574,
        73.5122228,
        73.686014,
        74.7263092,
        74.79489355,
        76.4036796,
        76.4991956,
        77.87391407,
        79.0415142,
        79.758275,
        80.600059905,
        80.90367381,
        81.259117635,
        81.4928316,
        81.5122228,
        81.55779495,
        81.5870574,
        81.866014,
        82.0502532,
        83.1404398,
        83.9893122,
        84.4036796,
        84.4991956,
        85.976712005,
        86.3924362,
        86.94942384,
        88.369562425,
        88.562213875,
        89.5122228,
        89.51703002,
        89.8220574,
        90.031014,
        90.3009478,
        91.001362825,
        91.1128526,
        91.323190325,
        92.279986875,
        92.4036796,
        92.4991956,
        92.6178316,
        93.2757096,
        94.17315318,
        95.8533446,
        96.6498282,
        97.2715648,
        97.3391902,
        97.811330745,
        97.9513092,
        97.9870574,
        98.066014,
        98.28504843,
        98.3059478,
        98.3922228,
        99.1128526,
        99.88856699,
        100.4991956,
        103.2447458,
        103.2546028,
        104.746698,
        105.057645275,
        105.2165142,
        105.2807096,
        106.3687124,
        107.0105458,
        107.291017365,
        107.399805,
        108.3065648,
        108.4428316,
        108.6191956,
        109.706697415,
        111.051014,
        111.2546028,
        113.2807096,
        113.3715142,
        113.9359478,
        114.584251585,
        115.1493122,
        115.399805,
        115.4428526,
        115.7663092,
        116.6991956,
        116.816128,
        118.0686378,
        118.9192056,
        119.2546028,
        119.8422228,
        121.2287124,
        121.2807096,
        121.7515142,
        122.468011075,
        122.7009478,
        123.399805,
        124.651698,
        124.6991956,
        124.7328278,
        125.3578526,
        127.4346028,
        129.2807096,
        129.4878316,
        129.5387124,
        129.8165142,
        131.399805,
        132.6991956,
        135.3572806,
        135.6746028]},
 {'group_counts': [40,
                   40,
                   40,
                   40,
                   40,
                   40,
                   40,
                   40,
                   40,
                   40,
                   40,
                   40,
                   40,
                   40,
                   40,
                   40,
                   40,
                   40,
                   40,
                   40,
                   40,
                   40,
                   40,
                   40,
                   40,
                   40,
                   40,
                   40,
                   40,
                   40,
                   40,
                   40,
                   40,
                   40,
                   40,
                   40,
                   40,
                   40,
                   40,
                   40,
                   40,
                   40,
                   40,
                   40,
                   40,
                   40,
                   40,
                   40,
                   40,
                   40,
                   40,
                   40,
                   40,
                   40,
                   40,
                   40,
                   40,
                   40,
                   40,
                   40,
                   40,
                   40,
                   40,
                   40,
                   40,
                   40,
                   40,
                   40,
                   40,
                   40,
                   40,
                   40,
                   40,
                   40,
                   40,
                   40,
                   40,
                   40,
                   40,
                   40,
                   40,
                   40,
                   40,
                   40,
                   40,
                   40,
                   40,
                   40,
                   40,
                   40,
                   40,
                   40,
                   40,
                   40,
                   40,
                   40,
                   40,
                   40,
                   40,
                   40,
                   40,
                   40,
                   40,
                   40,
                   40,
                   40,
                   40,
                   40,
                   40,
                   40,
                   40,
                   40,
                   40,
                   40,
                   40,
                   40,
                   40,
                   40,
                   40,
                   40,
                   40,
                   40,
                   40,
                   40,
                   40,
                   40,
                   40,
                   40,
                   40,
                   40,
                   40,
                   40,
                   40,
                   40,
                   40,
                   40,
                   40,
                   40,
                   40,
                   40,
                   40,
                   40,
                   40,
                   40,
                   40,
                   40,
                   40,
                   40,
                   40,
                   40,
                   40,
                   40,
                   40,
                   40,
                   40,
                   40,
                   40,
                   40,
                   40,
                   40,
                   40,
                   40,
                   40,
                   40,
                   40,
                   40,
                   40,
                   40,
                   40,
                   40,
                   40,
                   40,
                   40,
                   40,
                   40,
                   40,
                   40,
                   40,
                   40,
                   40,
                   40,
                   40,
                   40,
                   40,
                   40,
                   40,
                   40,
                   40,
                   40,
                   40,
                   40,
                   40,
                   40,
                   40,
                   40,
                   40,
                   40,
                   40,
                   40,
                   40,
                   40,
                   40,
                   40,
                   40,
                   40,
                   40,
                   40,
                   40,
                   40,
                   40,
                   40,
                   40,
                   40,
                   40,
                   40,
                   40,
                   40,
                   40,
                   40,
                   40,
                   40,
                   40,
                   40,
                   40,
                   40,
                   40,
                   40,
                   40,
                   40,
                   40,
                   40,
                   40,
                   40,
                   40,
                   40,
                   40,
                   40,
                   40,
                   40,
                   40,
                   40,
                   40,
                   40,
                   40,
                   40,
                   40,
                   40,
                   40,
                   40,
                   40,
                   40,
                   40,
                   40,
                   40,
                   13],
  'rtt_ms': [299.66513,
             299.28429282499997,
             300.059258725,
             308.5342996,
             306.87460625,
             829.698971075,
             299.35840835000005,
             299.028972,
             304.4832322,
             755.9171244500001,
             789.991370625,
             767.5263472749999,
             873.362302025,
             299.866616625,
             299.716667475,
             299.604148425,
             308.39693969999996,
             301.97542569999996,
             775.04515615,
             816.652358375,
             1054.52990075,
             302.480423075,
             845.5074422,
             764.37465155,
             778.328339025,
             784.7228136,
             300.217128,
             300.686575575,
             300.10406102499996,
             302.621550025,
             908.1016562000001,
             299.0480395,
             299.12304975,
             300.127570875,
             318.52144580000004,
             430.67296335000003,
             398.43621214999996,
             608.293217475,
             910.36949365,
             679.555730775,
             309.03067485,
             299.90223410000004,
             827.2148060750001,
             333.17983664999997,
             301.33263522500005,
             887.0836486000001,
             792.941542125,
             687.1168259,
             851.9164487999999,
             803.24398615,
             797.80036705,
             629.1153505249999,
             397.2732167,
             771.214647125,
             860.4351761749999,
             369.735140425,
             378.44648989999996,
             761.6574652,
             646.82099135,
             905.7505832999999,
             576.129984,
             829.3220349,
             771.1882125750001,
             893.96673415,
             359.01344175,
             848.2502188999999,
             790.37217175,
             832.233938725,
             537.4634150750001,
             466.21996985000004,
             836.1285293,
             824.89755865,
             921.8261445750001,
             512.8469052749999,
             870.031761475,
             300.19226917500004,
             794.088917425,
             314.6891855,
             869.650954675,
             901.0468209750001,
             775.15489045,
             316.34852197500004,
             775.515912925,
             302.13917172500004,
             681.0833141,
             300.014406575,
             300.150515075,
             470.5137539,
             720.9620074500001,
             299.0040004,
             747.4632252,
             789.651124925,
             844.60003465,
             781.482156725,
             328.0019215,
             798.5567360499999,
             299.028765025,
             786.0369840750001,
             814.298925125,
             310.72175645,
             301.70660877499995,
             299.877060875,
             871.1780930499999,
             299.1798243,
             765.384916625,
             315.69705375,
             801.972610175,
             299.044240425,
             801.86662975,
             405.805830225,
             788.6002107749999,
             747.578101625,
             715.1038795750001,
             305.043180725,
             329.756392625,
             300.460152775,
             301.55437765,
             739.2824343,
             736.873799625,
             301.714861,
             302.17750247500004,
             299.8333643,
             1057.729100725,
             308.90893927499997,
             730.2530766,
             771.1514479,
             1017.507174675,
             299.029209,
             774.4287777000001,
             461.77723810000003,
             805.438928025,
             797.3100282749999,
             838.1796895499999,
             866.215713575,
             299.09317707499997,
             836.5027215499999,
             532.414961325,
             300.55189555000004,
             832.2068598,
             301.67418657499996,
             597.077003075,
             323.3540008,
             299.6195884,
             796.81907025,
             845.5191399500001,
             299.19266572500004,
             835.0165749500001,
             299.12187545,
             299.269114575,
             658.2089416499999,
             880.26991695,
             300.088091875,
             777.891986125,
             759.47141015,
             577.22644615,
             829.964118925,
             536.72008005,
             299.13469480000003,
             300.03602795,
             653.96094635,
             850.77226525,
             788.91908425,
             785.403566375,
             741.674888475,
             682.275224,
             343.3584532,
             882.299663425,
             756.0867262,
             304.45043089999996,
             299.04118125,
             600.56521035,
             309.9618552,
             299.796068175,
             692.3759567999999,
             381.51285414999995,
             759.1512226,
             759.560315675,
             299.88594789999996,
             329.61492435,
             861.960929625,
             819.3469976749999,
             794.6500562250001,
             816.7102344,
             890.1698819,
             303.27022075,
             765.798380125,
             438.89600852499996,
             852.015014725,
             777.3011593,
             301.74298389999996,
             322.7625483,
             454.5744098,
             779.732528975,
             449.51538422500005,
             479.674031075,
             299.28157907499997,
             683.543998825,
             601.31548275,
             300.865772475,
             309.15283439999996,
             792.14013815,
             823.601006125,
             309.63459,
             774.1896931499999,
             749.33544485,
             445.698652675,
             340.51817239999997,
             307.3998835,
             874.4686891,
             752.3707608,
             747.009589175,
             439.34029575,
             300.76771775,
             299.160928425,
             860.3920808500001,
             300.0656356,
             899.2661800750001,
             299.15459377499997,
             300.391037875,
             769.430575125,
             735.401856025,
             795.058734925,
             749.097901625,
             299.24754435,
             753.417265875,
             299.344221775,
             301.383822125,
             839.040419475,
             815.1678295,
             827.3521108,
             301.111077375,
             383.62117152499997,
             757.163324225,
             299.14799960000005,
             737.019087,
             300.01582305,
             751.5421395249999,
             299.11881677499997,
             761.1283873,
             750.993249225,
             399.102022525,
             684.200608475,
             300.80111082499997,
             772.528814225,
             313.49590725,
             301.008828875,
             788.103029025,
             299.19159835000005,
             300.07436167500003,
             299.64039235,
             507.10276955,
             300.1071472,
             302.53601222500004,
             299.63410725,
             299.03522992307694],
  'strategy': 2,
  'x': [25.4248282,
        25.7870574,
        26.5196,
        26.6105458,
        27.286014,
        28.4542056,
        29.6036796,
        30.328646,
        30.5693122,
        30.853395,
        31.8204398,
        32.368275,
        32.447173,
        33.4248282,
        33.7870574,
        34.5196,
        34.6105458,
        34.9009478,
        34.9392136,
        35.358963975,
        35.9008284,
        36.2115648,
        36.4683446,
        37.163070875,
        37.2574362,
        37.4422806,
        37.6036796,
        37.9128526,
        38.328646,
        38.5693122,
        41.2196386,
        41.4248282,
        41.7870574,
        42.5196,
        42.6105458,
        42.9559478,
        43.14234843,
        43.35706778,
        43.70151778,
        44.39027004,
        45.6036796,
        46.3428778,
        46.37084589,
        46.563646,
        46.5693122,
        47.7791902,
        48.506698,
        48.621014,
        48.809918,
        49.0122228,
        49.07550324,
        49.7778526,
        50.0548282,
        50.787713,
        51.3147458,
        52.7170574,
        52.9278316,
        53.0409478,
        53.57968235,
        53.828395,
        54.1555458,
        54.2787124,
        55.5592056,
        55.6692136,
        55.8160486,
        56.1923232,
        56.2731118,
        56.48947896,
        56.5246,
        56.81770766,
        56.988275,
        57.938131,
        57.9854398,
        58.19364589,
        58.3093842,
        58.4991956,
        59.237173,
        59.4386796,
        61.5874362,
        62.0558284,
        62.1083446,
        62.8728316,
        63.6457096,
        63.9122228,
        64.567778025,
        64.866014,
        65.3870574,
        65.54862007,
        65.8443122,
        66.4991956,
        67.2502238,
        67.290460835,
        67.4922806,
        68.2806624,
        70.1665648,
        70.3939532,
        70.6036796,
        70.773646,
        70.8098282,
        70.8728316,
        71.9122228,
        72.866014,
        73.042713,
        73.3870574,
        73.656698,
        73.856950175,
        74.4152532,
        74.4991956,
        74.5547458,
        74.6128526,
        76.0891902,
        76.5846386,
        77.13224739,
        78.00865652,
        78.2759478,
        78.6036796,
        78.8728316,
        79.17094229,
        79.667856,
        79.9122228,
        80.866014,
        80.9517878,
        81.2655458,
        81.3870574,
        81.41979146,
        81.9142056,
        82.084918,
        82.4991956,
        82.8396,
        83.50201992,
        83.6307096,
        84.4543122,
        85.438275,
        85.7004398,
        86.6036796,
        86.787173,
        86.82766713,
        86.8728316,
        87.7297458,
        87.9122228,
        88.34684788,
        88.72692896,
        88.866014,
        89.210697,
        89.2887124,
        89.3870574,
        90.0381118,
        90.4991956,
        90.7128526,
        91.0091902,
        91.068646,
        91.7009478,
        91.8493842,
        91.964199345,
        92.21138114,
        93.1033446,
        93.1150445,
        94.6036796,
        94.8728316,
        95.038147325,
        95.067713,
        95.1508284,
        95.3848282,
        95.613075705,
        95.686382,
        95.9772228,
        96.396698,
        96.8613092,
        96.866014,
        97.3870574,
        98.40303133,
        98.4991956,
        98.7128526,
        99.01688766,
        99.2457096,
        99.323433575,
        99.3643122,
        99.6546028,
        99.9809478,
        100.0842136,
        100.2496386,
        101.1123232,
        101.3139532,
        101.6605458,
        102.399805,
        103.0046,
        103.08802186,
        103.134109,
        103.5602532,
        104.2165142,
        104.6115648,
        104.70137046,
        105.594918,
        105.816014,
        106.3490194,
        106.4991956,
        107.4228316,
        107.43454868,
        107.4807096,
        107.6546028,
        108.288674555,
        109.18453034,
        110.399805,
        110.524397725,
        110.8692056,
        111.7878526,
        112.1087124,
        112.2165142,
        112.478395,
        112.90579117,
        113.5443122,
        114.1065648,
        114.1663092,
        114.4991956,
        114.763646,
        115.4807096,
        115.5614976,
        115.6546028,
        116.3009478,
        117.0422806,
        117.4255458,
        117.901698,
        118.19071544,
        118.399805,
        119.7148282,
        120.1437124,
        120.2165142,
        120.8904398,
        121.3139532,
        121.65866865,
        121.7128526,
        122.1663092,
        122.1796,
        122.4991956,
        122.7393842,
        123.4807096,
        123.6178316,
        123.6546028,
        123.996014,
        124.423662525,
        125.0609478,
        126.3936378,
        126.399805,
        126.814918,
        128.1437124,
        128.2165142,
        129.0155458,
        130.4991956,
        131.4807096,
        131.6546028,
        132.8222806,
        133.145130585,
        134.073581235,
        134.399805,
        138.7422806]},
 {'group_counts': [40,
                   40,
                   40,
                   40,
                   40,
                   40,
                   40,
                   40,
                   40,
                   40,
                   40,
                   40,
                   40,
                   40,
                   40,
                   40,
                   40,
                   40,
                   40,
                   40,
                   40,
                   40,
                   40,
                   40,
                   40,
                   40,
                   40,
                   40,
                   40,
                   40,
                   40,
                   40,
                   40,
                   40,
                   40,
                   40,
                   40,
                   40,
                   40,
                   40,
                   40,
                   40,
                   40,
                   40,
                   40,
                   40,
                   40,
                   40,
                   40,
                   40,
                   40,
                   40,
                   40,
                   40,
                   40,
                   40,
                   40,
                   40,
                   40,
                   40,
                   40,
                   40,
                   40,
                   40,
                   40,
                   40,
                   40,
                   40,
                   40,
                   40,
                   40,
                   40,
                   40,
                   40,
                   40,
                   40,
                   40,
                   40,
                   40,
                   40,
                   40,
                   40,
                   40,
                   40,
                   40,
                   40,
                   40,
                   40,
                   40,
                   40,
                   40,
                   40,
                   40,
                   40,
                   40,
                   40,
                   40,
                   40,
                   40,
                   40,
                   40,
                   40,
                   40,
                   40,
                   40,
                   40,
                   40,
                   40,
                   40,
                   40,
                   40,
                   40,
                   40,
                   40,
                   40,
                   40,
                   40,
                   40,
                   40,
                   40,
                   40,
                   40,
                   40,
                   40,
                   40,
                   40,
                   40,
                   40,
                   40,
                   40,
                   40,
                   40,
                   40,
                   40,
                   40,
                   40,
                   40,
                   40,
                   40,
                   40,
                   40,
                   40,
                   40,
                   40,
                   40,
                   40,
                   40,
                   40,
                   40,
                   40,
                   40,
                   40,
                   40,
                   40,
                   40,
                   40,
                   40,
                   40,
                   40,
                   40,
                   40,
                   40,
                   40,
                   40,
                   40,
                   40,
                   40,
                   40,
                   40,
                   40,
                   40,
                   40,
                   40,
                   40,
                   40,
                   40,
                   40,
                   40,
                   40,
                   40,
                   40,
                   40,
                   40,
                   40,
                   40,
                   40,
                   40,
                   40,
                   40,
                   40,
                   40,
                   40,
                   40,
                   40,
                   40,
                   40,
                   40,
                   40,
                   40,
                   40,
                   40,
                   40,
                   40,
                   40,
                   40,
                   40,
                   40,
                   40,
                   40,
                   40,
                   40,
                   40,
                   40,
                   40,
                   40,
                   40,
                   40,
                   40,
                   40,
                   40,
                   40,
                   40,
                   40,
                   40,
                   40,
                   40,
                   40,
                   40,
                   40,
                   40,
                   40,
                   40,
                   40,
                   40,
                   40,
                   40,
                   40,
                   40,
                   40,
                   40,
                   40,
                   40,
                   40,
                   40,
                   40,
                   40,
                   1],
  'rtt_ms': [299.105322575,
             737.49966635,
             311.72234025,
             346.9237476,
             299.47328845,
             308.28546845,
             718.516349475,
             747.527064075,
             299.252092425,
             763.836558625,
             323.29158525,
             925.374286575,
             299.579947275,
             724.47387525,
             299.577873,
             299.04476305000003,
             304.500382725,
             735.07989675,
             775.512695625,
             764.2313112999999,
             299.44407110000003,
             308.48661955,
             301.56741785,
             299.8382045,
             299.4218385,
             781.336343125,
             301.485723625,
             299.04912735000005,
             299.7222385,
             780.948449525,
             299.46998085,
             827.161645275,
             735.20761005,
             352.88549445,
             957.835273625,
             940.806892425,
             765.404137625,
             439.486267925,
             515.127887375,
             905.03745175,
             885.805467425,
             299.815436025,
             309.022120025,
             299.83098675,
             565.92924025,
             582.66053755,
             300.65061605,
             335.98508172500004,
             464.032880675,
             867.2939530499999,
             680.374604825,
             850.9224849,
             796.619492725,
             668.6633179500001,
             814.36405055,
             874.68098865,
             869.2858783500001,
             831.13352465,
             682.6696353250001,
             465.4038907,
             503.68758744999997,
             820.121876475,
             543.0117020499999,
             831.7915114,
             396.76508935000004,
             829.568677975,
             303.957918325,
             914.7241120499999,
             829.26251565,
             669.462778375,
             299.84040765,
             785.732671125,
             728.993589475,
             958.854197175,
             717.10295055,
             820.4687971000001,
             694.9701259249999,
             478.870438575,
             299.38758325,
             772.376014325,
             353.067096725,
             809.2416487,
             733.316654675,
             304.663065675,
             772.63456535,
             806.05095195,
             300.189145175,
             793.4765484249999,
             846.799741725,
             598.3375962,
             299.49296355,
             802.2864748,
             828.9923060750001,
             299.35145645,
             299.250874375,
             847.1826024,
             299.056430875,
             667.6048102999999,
             711.099803925,
             662.666328725,
             801.563021325,
             301.687813,
             835.2614914750001,
             561.4774131749999,
             299.54122789999997,
             782.329882575,
             875.631701425,
             312.09756385000003,
             780.4166996499999,
             485.65404965,
             572.022520875,
             754.32835585,
             299.3196432,
             712.6694692000001,
             796.4719971000001,
             807.7076493,
             299.543091825,
             299.632453175,
             299.050208,
             726.8038995,
             737.924886975,
             301.71116,
             848.451060625,
             383.443563325,
             377.28825772500005,
             299.54133247500005,
             736.178588375,
             818.01066215,
             299.677164925,
             893.132982625,
             793.9531031749999,
             899.1718928250001,
             299.033313,
             299.116325125,
             879.3167924500001,
             874.4392680499999,
             299.040783,
             778.769639,
             824.3744576,
             301.7221385,
             299.30041955,
             814.7992577250001,
             817.5646829249999,
             876.348928225,
             446.54683595,
             299.76791714999996,
             299.52917072500003,
             585.862667925,
             299.19474564999996,
             299.061579875,
             299.040427,
             299.0507461,
             410.365452,
             574.1622460750001,
             774.8303341000001,
             318.649934925,
             304.2801271,
             308.152156125,
             829.62504255,
             802.12028535,
             323.72098097500003,
             890.047468225,
             914.175256925,
             811.001877175,
             775.3360849750001,
             499.9186503,
             714.616940375,
             881.7289406,
             412.01911275,
             302.68859145,
             343.187683975,
             768.069921725,
             907.923074725,
             775.851828325,
             306.32150945,
             794.15167035,
             842.4633046499999,
             299.8487565,
             299.15500260000005,
             301.53952495,
             410.005517375,
             870.5114036499999,
             727.7350497250001,
             790.248854125,
             302.747177825,
             810.279338675,
             465.90604297500005,
             301.72803930000003,
             1002.9801755249999,
             790.668774175,
             782.08108445,
             852.9150928250001,
             485.1772551,
             301.883656825,
             830.2937897749999,
             886.2951270750001,
             304.40933739999997,
             814.1295801499999,
             300.624752375,
             301.50438045,
             901.83588415,
             772.361076225,
             767.941110925,
             360.257762075,
             301.762816625,
             785.2498027749999,
             766.474711625,
             751.155024075,
             596.4483964,
             426.421998875,
             759.17225985,
             300.557471025,
             797.254832675,
             299.1539341,
             551.8682772999999,
             299.69252285000005,
             300.052831675,
             299.66754794999997,
             646.478803975,
             751.199017775,
             299.0797292,
             299.066709625,
             789.2031759,
             361.780811975,
             302.49065982499997,
             300.497619475,
             749.59982075,
             329.38578325,
             811.586495525,
             426.96550205,
             730.95685945,
             299.10389089999995,
             314.043329675,
             752.8664275,
             670.265433,
             299.589677625,
             300.3285357,
             300.6701898,
             634.4978964500001,
             722.27388575,
             300.623121925,
             758.407114975,
             299.079097075,
             350.25416414999995,
             300.672718675,
             338.891295925,
             299.394477],
  'strategy': 3,
  'x': [24.928646,
        26.6622806,
        26.7693122,
        27.791014,
        28.3870574,
        28.4105458,
        29.0947458,
        29.178275,
        29.2036796,
        29.35709826,
        29.52226158,
        30.5991902,
        30.8248282,
        30.8537124,
        31.5196,
        32.928646,
        34.7693122,
        35.352713,
        35.7223232,
        36.266698,
        36.3870574,
        36.4105458,
        36.7128526,
        37.1009478,
        37.2036796,
        38.733395,
        38.8115648,
        38.8248282,
        39.5196,
        40.043131,
        40.928646,
        41.2574362,
        41.3222806,
        42.7693122,
        42.8558284,
        42.867173,
        43.57961402,
        43.76198395,
        43.97567989,
        44.199918,
        44.3846386,
        44.3870574,
        44.4105458,
        45.2036796,
        46.3978316,
        46.5559478,
        46.8248282,
        47.6996,
        48.17448078,
        48.3722228,
        48.955512505,
        49.0542056,
        49.8042136,
        49.866014,
        49.998275,
        50.3563092,
        50.8991902,
        51.7607096,
        52.3465648,
        53.348646,
        54.2993122,
        54.8683446,
        54.9058465,
        55.2623232,
        57.7486796,
        58.0447458,
        58.1920574,
        58.8654398,
        58.9902532,
        59.61628994,
        59.8728316,
        60.052713,
        60.1017424,
        60.422682325,
        60.6255458,
        60.8739532,
        61.1998282,
        61.27254567,
        61.4991956,
        61.726453715,
        62.1978526,
        62.2672806,
        62.4554385,
        63.7122228,
        64.27957435,
        64.516698,
        64.866014,
        67.1858284,
        67.3687124,
        67.6459478,
        67.8728316,
        68.05948315,
        68.5546,
        68.9870574,
        69.0036796,
        69.11476116,
        69.4991956,
        69.70851938,
        69.892856,
        70.79593694,
        71.0124362,
        71.7122228,
        71.779918,
        72.36131483,
        72.866014,
        72.94414715,
        73.123395,
        73.747821345,
        73.8707096,
        74.312481825,
        75.06181012,
        75.1046386,
        75.8728316,
        75.9993122,
        76.5833446,
        76.7497458,
        76.9870574,
        77.0036796,
        77.4991956,
        78.502713,
        78.703263,
        79.7122228,
        80.118646,
        80.40586875,
        80.42962385,
        80.866014,
        81.0298282,
        81.48087621,
        83.8728316,
        83.8855458,
        84.4058284,
        84.752173,
        84.9870574,
        85.0036796,
        85.288275,
        85.463131,
        85.4991956,
        85.763758535,
        86.291698,
        87.7122228,
        88.866014,
        89.3646,
        89.7622806,
        90.7547458,
        91.12671453,
        91.8728316,
        92.5009478,
        92.8207096,
        92.9128526,
        92.9870574,
        93.0036796,
        93.4991956,
        94.5040836,
        94.85987534,
        95.367713,
        95.7372228,
        96.866014,
        96.9965142,
        97.9731118,
        98.129918,
        98.6515648,
        98.872977185,
        98.8946386,
        99.8423232,
        100.504472695,
        101.0528316,
        101.09959345,
        101.358395,
        101.4828526,
        101.6841956,
        101.7409478,
        102.0198282,
        102.163646,
        103.1946268,
        103.4807096,
        103.8393842,
        104.1792136,
        104.2546028,
        104.599805,
        104.92958676,
        105.051014,
        105.5939532,
        106.2672228,
        106.562844165,
        106.8265142,
        107.0858284,
        107.9963092,
        108.6115648,
        108.618950875,
        108.648302145,
        108.816698,
        109.2405458,
        109.3537124,
        109.6991956,
        110.2014976,
        111.0483446,
        111.4807096,
        112.272534675,
        112.6896028,
        112.774805,
        113.322033295,
        113.8247458,
        113.9096,
        114.8828526,
        115.2165142,
        115.9254398,
        115.962173,
        116.1828316,
        116.29745016,
        116.434111835,
        116.466014,
        117.3009478,
        117.4022806,
        117.6991956,
        118.0470918,
        118.3437124,
        118.9663092,
        119.4807096,
        119.6686378,
        120.8222228,
        120.8546028,
        120.999805,
        121.50783675,
        121.990910125,
        123.1178526,
        123.2165142,
        124.0398282,
        124.88806154,
        124.972713,
        125.4859478,
        125.5455458,
        125.6991956,
        126.3437124,
        126.889918,
        126.9965648,
        127.4807096,
        128.8546028,
        128.999805,
        129.5563092,
        130.6878316,
        131.2165142,
        131.4796,
        133.6991956,
        134.3787124,
        135.4807096,
        135.6872806,
        139.9422806]}]


def draw():
    plt.rcParams.update({'font.family': 'serif', 'font.serif': [FONT_FAMILY],
                         'font.size': FONT_SIZE, 'axes.labelsize': FONT_SIZE,
                         'axes.linewidth': .7, 'xtick.direction': 'in',
                         'ytick.direction': 'in', 'pdf.fonttype': 42, 'ps.fonttype': 42,
                         'svg.fonttype': 'path', 'savefig.facecolor': 'white'})
    fig = plt.figure(figsize=FIGSIZE)
    ax = fig.add_subplot(111, projection='3d')
    for series in DATA:
        strategy = series['strategy']
        ax.plot(series['x'], [strategy] * len(series['rtt_ms']), series['rtt_ms'],
                color=COLORS[strategy], linestyle=LINES[strategy],
                marker=MARKERS[strategy], markersize=MARKER_SIZE, linewidth=LINE_WIDTH)
    ax.set_xlabel('Interest generation time (s)', labelpad=8)
    ax.set_xticks((20, 50, 80, 110, 140))
    ax.set_xlim(20, 140)
    ax.set_ylim(-.2, 3.2)
    ax.set_yticks(range(4))
    ax.set_yticklabels(ALGORITHMS, fontsize=8)
    values = [v for series in DATA for v in series['rtt_ms']]
    low, high = min(values), max(values)
    high += max(high-low, 1.) * .10
    ticks = [low] + [float(t) for t in MaxNLocator(nbins=5).tick_values(low,high)
                     if low+(high-low)*.08 < t <= high]
    ax.set_zticks(ticks)
    ax.set_zlim(low, high)
    ax.zaxis.set_major_formatter(FuncFormatter(lambda value, _: '{:.1f}'.format(value).rstrip('0').rstrip('.')))
    ax.tick_params(axis='z', labelsize=8)
    ax.text2D(1.18, .52, RTT_LABEL, transform=ax.transAxes,
              rotation=90, ha='center', va='center', fontsize=9)
    ax.view_init(elev=27, azim=-58)
    ax.set_box_aspect((1.25, 1., .9))
    ax.text2D(.5, -.10, SCENE_LABEL, transform=ax.transAxes, ha='center', fontsize=12)
    handles = [Line2D([], [], color=COLORS[i], linestyle=LINES[i], marker=MARKERS[i],
                      markersize=MARKER_SIZE, linewidth=LINE_WIDTH, label=ALGORITHMS[i]) for i in range(4)]
    fig.legend(handles=handles, loc='upper center', ncol=4, bbox_to_anchor=(.5,.99),
               frameon=True, fancybox=False, edgecolor='black', framealpha=1)
    fig.subplots_adjust(left=.03, right=.87, bottom=.13, top=.85)
    return fig


def main():
    fig = draw()
    try:
        for extension in ('png', 'svg', 'pdf'):
            fig.savefig(Path(__file__).resolve().with_suffix('.' + extension),
                        dpi=DPI, bbox_inches='tight', pad_inches=.12)
    finally:
        plt.close(fig)


if __name__ == '__main__':
    main()
